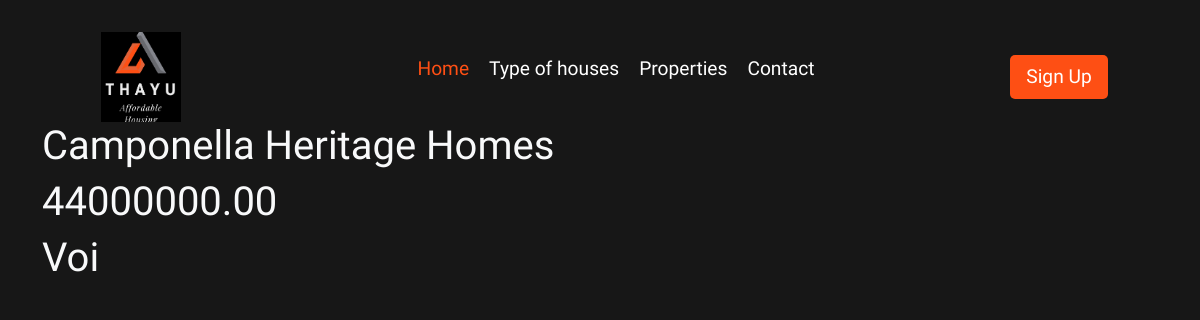
Screenshot of /houses/details/2 with the database file from the repository.
### staff/models.py (models this page shows, shortened)
class House(models.Model):
    AVAILABLE = 1
    UNAVAILABLE =2
    STATUS_CHOICES = (
        (AVAILABLE, "Available"),
        (UNAVAILABLE, "Unavailable")
    )
    name=models.CharField(max_length=100)
    price=models.DecimalField(decimal_places=2, max_digits=15)
    location=models.ForeignKey(Location, on_delete=models.PROTECT)
    image = models.ImageField(upload_to='houses')
    house_type = models.ForeignKey(HouseType, on_delete=models.PROTECT)
    number_of_rooms=models.IntegerField()
    status=models.IntegerField(choices=STATUS_CHOICES)

class Location(models.Model):
    COUNTY_CHOICES =(
        (1, "Mombasa"),
    )
    county=models.IntegerField(choices=COUNTY_CHOICES)
    name=models.CharField(max_length=100)

### customer/views.py (the view)
# urls.py: path('houses/details/<property_id>', property_details, name="property-details"),
def property_details(request, property_id):
    property = House.objects.get(id=property_id)
    context = {
        "property": property
    }
    return render(request, "customer/property_details.html", context)

### templates/customer/property_details.html (shortened to what this page needs)
{% extends 'layouts/customer_base.html' %}
{% load static %}
{% block content %}
    <div class="container text-light">
        <h1>{{ property.name }}</h1>
        <h1>{{ property.price }}</h1>
        <h1>{{ property.location.name }}</h1>
    </div>
{% endblock %}

### customer/static/css/style.css (style rules this page uses)
:root { --primary-color: rgb(23, 23, 23); --secondary-color: #FE4F14; --secondary-color-brighter:#E26137; --primary-variant: #EBEBEB; --secondary-variant: rgb(0, 20, 44); --secondary-variant-brighter: rgb(11, 35, 65); --default-font: 'Ubuntu', sans-serif; --variant-font: 'PT Sans', sans-serif; --heading-weight: 900; --title-weight:700; --smaller-title-weight:500; }
* { margin:0; padding:0; box-sizing: border-box; font-family: var(--default-font); border-style: none; }
body { background-color: var(--primary-color) !important; color: var(--primary-variant) !important; min-height: 100vh; }

### rows the page displays
House: name "Camponella Heritage Homes", price "44000000.00", location.name "Voi"
